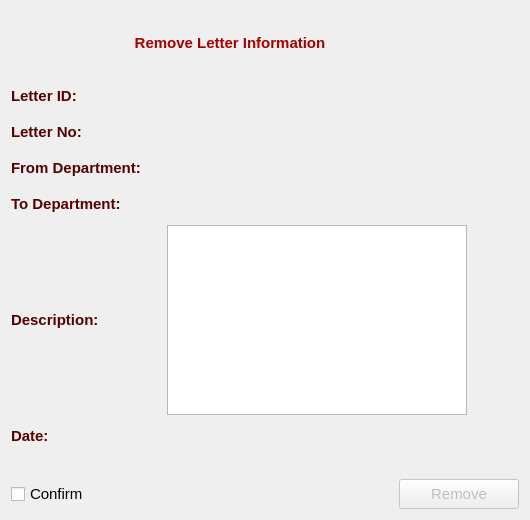
<?xml version="1.0" encoding="UTF-8"?>
<ui version="4.0">
 <class>LetterRemoveDialog</class>
 <widget class="QDialog" name="LetterRemoveDialog">
  <property name="geometry">
   <rect>
    <x>0</x>
    <y>0</y>
    <width>530</width>
    <height>520</height>
   </rect>
  </property>
  <property name="minimumSize">
   <size>
    <width>530</width>
    <height>520</height>
   </size>
  </property>
  <property name="maximumSize">
   <size>
    <width>530</width>
    <height>520</height>
   </size>
  </property>
  <property name="font">
   <font>
    <family>Tahoma</family>
    <pointsize>11</pointsize>
   </font>
  </property>
  <property name="windowTitle">
   <string>Letters</string>
  </property>
  <property name="windowIcon">
   <iconset resource="../../../../image.qrc">
    <normaloff>:/Image/letters.png</normaloff>:/Image/letters.png</iconset>
  </property>
  <layout class="QVBoxLayout" name="verticalLayout">
   <item>
    <layout class="QHBoxLayout" name="horizontalLayout_7">
     <item>
      <widget class="QLabel" name="label">
       <property name="minimumSize">
        <size>
         <width>300</width>
         <height>40</height>
        </size>
       </property>
       <property name="maximumSize">
        <size>
         <width>16777215</width>
         <height>40</height>
        </size>
       </property>
       <property name="font">
        <font>
         <family>Tahoma</family>
         <pointsize>11</pointsize>
         <weight>75</weight>
         <bold>true</bold>
        </font>
       </property>
       <property name="styleSheet">
        <string notr="true">color: rgb(164, 0, 0);</string>
       </property>
       <property name="text">
        <string>Remove Letter Information</string>
       </property>
       <property name="alignment">
        <set>Qt::AlignCenter</set>
       </property>
      </widget>
     </item>
     <item>
      <widget class="QLabel" name="label_7">
       <property name="minimumSize">
        <size>
         <width>64</width>
         <height>64</height>
        </size>
       </property>
       <property name="maximumSize">
        <size>
         <width>64</width>
         <height>64</height>
        </size>
       </property>
       <property name="text">
        <string/>
       </property>
       <property name="pixmap">
        <pixmap resource="../../../../image.qrc">:/Image/letters.png</pixmap>
       </property>
      </widget>
     </item>
    </layout>
   </item>
   <item>
    <layout class="QHBoxLayout" name="horizontalLayout">
     <item>
      <widget class="QLabel" name="label_2">
       <property name="minimumSize">
        <size>
         <width>150</width>
         <height>30</height>
        </size>
       </property>
       <property name="maximumSize">
        <size>
         <width>16777215</width>
         <height>30</height>
        </size>
       </property>
       <property name="font">
        <font>
         <family>Tahoma</family>
         <pointsize>11</pointsize>
         <weight>75</weight>
         <bold>true</bold>
        </font>
       </property>
       <property name="styleSheet">
        <string notr="true">color: rgb(85, 0, 0);</string>
       </property>
       <property name="text">
        <string>Letter ID:</string>
       </property>
      </widget>
     </item>
     <item>
      <widget class="QLabel" name="letterIdLbl">
       <property name="minimumSize">
        <size>
         <width>300</width>
         <height>30</height>
        </size>
       </property>
       <property name="maximumSize">
        <size>
         <width>16777215</width>
         <height>30</height>
        </size>
       </property>
       <property name="font">
        <font>
         <family>Tahoma</family>
         <pointsize>11</pointsize>
         <weight>75</weight>
         <bold>true</bold>
        </font>
       </property>
       <property name="text">
        <string/>
       </property>
      </widget>
     </item>
     <item>
      <spacer name="horizontalSpacer">
       <property name="orientation">
        <enum>Qt::Horizontal</enum>
       </property>
       <property name="sizeHint" stdset="0">
        <size>
         <width>40</width>
         <height>20</height>
        </size>
       </property>
      </spacer>
     </item>
    </layout>
   </item>
   <item>
    <layout class="QHBoxLayout" name="horizontalLayout_2">
     <item>
      <widget class="QLabel" name="label_3">
       <property name="minimumSize">
        <size>
         <width>150</width>
         <height>30</height>
        </size>
       </property>
       <property name="maximumSize">
        <size>
         <width>16777215</width>
         <height>30</height>
        </size>
       </property>
       <property name="font">
        <font>
         <family>Tahoma</family>
         <pointsize>11</pointsize>
         <weight>75</weight>
         <bold>true</bold>
        </font>
       </property>
       <property name="styleSheet">
        <string notr="true">color: rgb(85, 0, 0);</string>
       </property>
       <property name="text">
        <string>Letter No:</string>
       </property>
      </widget>
     </item>
     <item>
      <widget class="QLabel" name="letterNoLbl">
       <property name="minimumSize">
        <size>
         <width>300</width>
         <height>30</height>
        </size>
       </property>
       <property name="maximumSize">
        <size>
         <width>16777215</width>
         <height>30</height>
        </size>
       </property>
       <property name="font">
        <font>
         <family>Tahoma</family>
         <pointsize>11</pointsize>
         <weight>75</weight>
         <bold>true</bold>
        </font>
       </property>
       <property name="text">
        <string/>
       </property>
      </widget>
     </item>
     <item>
      <spacer name="horizontalSpacer_2">
       <property name="orientation">
        <enum>Qt::Horizontal</enum>
       </property>
       <property name="sizeHint" stdset="0">
        <size>
         <width>40</width>
         <height>20</height>
        </size>
       </property>
      </spacer>
     </item>
    </layout>
   </item>
   <item>
    <layout class="QHBoxLayout" name="horizontalLayout_3">
     <item>
      <widget class="QLabel" name="label_4">
       <property name="minimumSize">
        <size>
         <width>150</width>
         <height>30</height>
        </size>
       </property>
       <property name="maximumSize">
        <size>
         <width>16777215</width>
         <height>30</height>
        </size>
       </property>
       <property name="font">
        <font>
         <family>Tahoma</family>
         <pointsize>11</pointsize>
         <weight>75</weight>
         <bold>true</bold>
        </font>
       </property>
       <property name="styleSheet">
        <string notr="true">color: rgb(85, 0, 0);</string>
       </property>
       <property name="text">
        <string>From Department:</string>
       </property>
      </widget>
     </item>
     <item>
      <widget class="QLabel" name="fromLbl">
       <property name="minimumSize">
        <size>
         <width>300</width>
         <height>30</height>
        </size>
       </property>
       <property name="maximumSize">
        <size>
         <width>16777215</width>
         <height>30</height>
        </size>
       </property>
       <property name="font">
        <font>
         <family>Tahoma</family>
         <pointsize>11</pointsize>
         <weight>75</weight>
         <bold>true</bold>
        </font>
       </property>
       <property name="text">
        <string/>
       </property>
      </widget>
     </item>
     <item>
      <spacer name="horizontalSpacer_3">
       <property name="orientation">
        <enum>Qt::Horizontal</enum>
       </property>
       <property name="sizeHint" stdset="0">
        <size>
         <width>40</width>
         <height>20</height>
        </size>
       </property>
      </spacer>
     </item>
    </layout>
   </item>
   <item>
    <layout class="QHBoxLayout" name="horizontalLayout_4">
     <item>
      <widget class="QLabel" name="label_5">
       <property name="minimumSize">
        <size>
         <width>150</width>
         <height>30</height>
        </size>
       </property>
       <property name="maximumSize">
        <size>
         <width>16777215</width>
         <height>30</height>
        </size>
       </property>
       <property name="font">
        <font>
         <family>Tahoma</family>
         <pointsize>11</pointsize>
         <weight>75</weight>
         <bold>true</bold>
        </font>
       </property>
       <property name="styleSheet">
        <string notr="true">color: rgb(85, 0, 0);</string>
       </property>
       <property name="text">
        <string>To Department:</string>
       </property>
      </widget>
     </item>
     <item>
      <widget class="QLabel" name="toLbl">
       <property name="minimumSize">
        <size>
         <width>300</width>
         <height>30</height>
        </size>
       </property>
       <property name="maximumSize">
        <size>
         <width>16777215</width>
         <height>30</height>
        </size>
       </property>
       <property name="font">
        <font>
         <family>Tahoma</family>
         <pointsize>11</pointsize>
         <weight>75</weight>
         <bold>true</bold>
        </font>
       </property>
       <property name="text">
        <string/>
       </property>
      </widget>
     </item>
     <item>
      <spacer name="horizontalSpacer_4">
       <property name="orientation">
        <enum>Qt::Horizontal</enum>
       </property>
       <property name="sizeHint" stdset="0">
        <size>
         <width>40</width>
         <height>20</height>
        </size>
       </property>
      </spacer>
     </item>
    </layout>
   </item>
   <item>
    <layout class="QHBoxLayout" name="horizontalLayout_5">
     <item>
      <widget class="QLabel" name="label_6">
       <property name="minimumSize">
        <size>
         <width>150</width>
         <height>30</height>
        </size>
       </property>
       <property name="maximumSize">
        <size>
         <width>16777215</width>
         <height>30</height>
        </size>
       </property>
       <property name="font">
        <font>
         <family>Tahoma</family>
         <pointsize>11</pointsize>
         <weight>75</weight>
         <bold>true</bold>
        </font>
       </property>
       <property name="styleSheet">
        <string notr="true">color: rgb(85, 0, 0);</string>
       </property>
       <property name="text">
        <string>Description:</string>
       </property>
      </widget>
     </item>
     <item>
      <widget class="QTextEdit" name="descTE">
       <property name="minimumSize">
        <size>
         <width>300</width>
         <height>50</height>
        </size>
       </property>
       <property name="font">
        <font>
         <family>Tahoma</family>
         <pointsize>11</pointsize>
         <weight>75</weight>
         <bold>true</bold>
        </font>
       </property>
       <property name="layoutDirection">
        <enum>Qt::RightToLeft</enum>
       </property>
       <property name="readOnly">
        <bool>true</bool>
       </property>
      </widget>
     </item>
     <item>
      <spacer name="horizontalSpacer_5">
       <property name="orientation">
        <enum>Qt::Horizontal</enum>
       </property>
       <property name="sizeHint" stdset="0">
        <size>
         <width>40</width>
         <height>20</height>
        </size>
       </property>
      </spacer>
     </item>
    </layout>
   </item>
   <item>
    <layout class="QHBoxLayout" name="horizontalLayout_8">
     <item>
      <widget class="QLabel" name="label_12">
       <property name="minimumSize">
        <size>
         <width>150</width>
         <height>30</height>
        </size>
       </property>
       <property name="maximumSize">
        <size>
         <width>16777215</width>
         <height>30</height>
        </size>
       </property>
       <property name="font">
        <font>
         <family>Tahoma</family>
         <pointsize>11</pointsize>
         <weight>75</weight>
         <bold>true</bold>
        </font>
       </property>
       <property name="styleSheet">
        <string notr="true">color: rgb(85, 0, 0);</string>
       </property>
       <property name="text">
        <string>Date:</string>
       </property>
      </widget>
     </item>
     <item>
      <widget class="QLabel" name="tsLbl">
       <property name="minimumSize">
        <size>
         <width>300</width>
         <height>30</height>
        </size>
       </property>
       <property name="maximumSize">
        <size>
         <width>16777215</width>
         <height>30</height>
        </size>
       </property>
       <property name="font">
        <font>
         <family>Tahoma</family>
         <pointsize>11</pointsize>
         <weight>75</weight>
         <bold>true</bold>
        </font>
       </property>
       <property name="text">
        <string/>
       </property>
      </widget>
     </item>
     <item>
      <spacer name="horizontalSpacer_7">
       <property name="orientation">
        <enum>Qt::Horizontal</enum>
       </property>
       <property name="sizeHint" stdset="0">
        <size>
         <width>40</width>
         <height>20</height>
        </size>
       </property>
      </spacer>
     </item>
    </layout>
   </item>
   <item>
    <spacer name="verticalSpacer">
     <property name="orientation">
      <enum>Qt::Vertical</enum>
     </property>
     <property name="sizeHint" stdset="0">
      <size>
       <width>20</width>
       <height>24</height>
      </size>
     </property>
    </spacer>
   </item>
   <item>
    <layout class="QHBoxLayout" name="horizontalLayout_6">
     <item>
      <widget class="QCheckBox" name="confirmChb">
       <property name="font">
        <font>
         <family>Tahoma</family>
         <pointsize>11</pointsize>
         <weight>50</weight>
         <bold>false</bold>
        </font>
       </property>
       <property name="text">
        <string>Confirm</string>
       </property>
      </widget>
     </item>
     <item>
      <spacer name="horizontalSpacer_6">
       <property name="orientation">
        <enum>Qt::Horizontal</enum>
       </property>
       <property name="sizeHint" stdset="0">
        <size>
         <width>40</width>
         <height>20</height>
        </size>
       </property>
      </spacer>
     </item>
     <item>
      <widget class="QPushButton" name="okBtn">
       <property name="enabled">
        <bool>false</bool>
       </property>
       <property name="minimumSize">
        <size>
         <width>120</width>
         <height>30</height>
        </size>
       </property>
       <property name="maximumSize">
        <size>
         <width>16777215</width>
         <height>30</height>
        </size>
       </property>
       <property name="font">
        <font>
         <family>Tahoma</family>
         <pointsize>11</pointsize>
         <weight>50</weight>
         <bold>false</bold>
        </font>
       </property>
       <property name="text">
        <string>Remove</string>
       </property>
       <property name="icon">
        <iconset resource="../../../../image.qrc">
         <normaloff>:/Image/remove.png</normaloff>:/Image/remove.png</iconset>
       </property>
      </widget>
     </item>
    </layout>
   </item>
  </layout>
 </widget>
 <resources>
  <include location="../../../../image.qrc"/>
 </resources>
 <connections/>
</ui>
